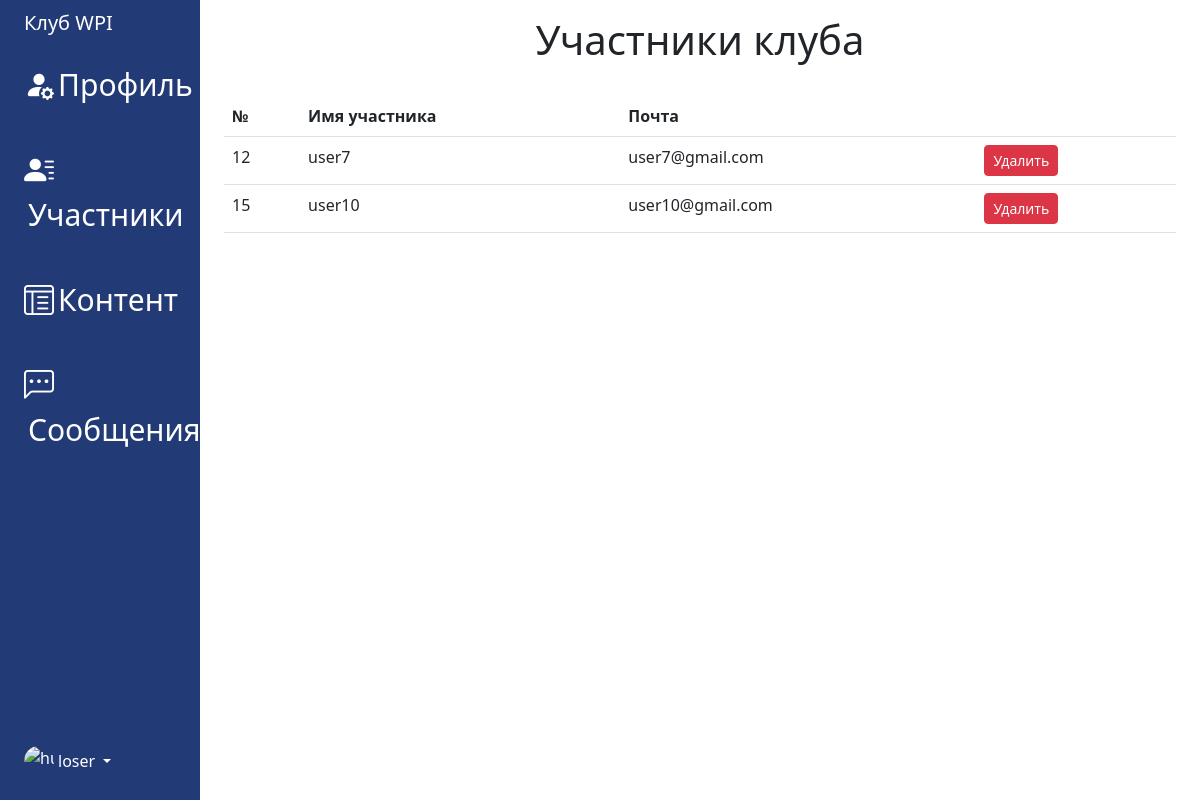
Screenshot of /dashboard/it/members/ (signed in) with the database file from the repository.
### clubs_app/models.py (models this page shows, shortened)
class ClubModel(models.Model):
    manager = models.ForeignKey(
        settings.AUTH_USER_MODEL,
        on_delete=models.CASCADE, null=True, related_name='user_system')
    title_club = models.CharField(max_length=128, null=False, blank=False)
    cat_club = models.ForeignKey('CatClubModel', on_delete=models.CASCADE)
    info_club = models.TextField()
    days_event = models.CharField(max_length=100, null=True, blank=True)
    time_event = models.CharField(max_length=100, null=True, blank=True)
    price_club = models.CharField(max_length=256, null=True, blank=True)
    member = models.ManyToManyField(settings.AUTH_USER_MODEL, related_name='member_field')
    slug_club = models.SlugField(max_length=255, unique=True, null=True)
    class Meta:
        verbose_name = 'Клубы'
        verbose_name_plural = 'Клубы'
        ordering = ['-id']

### accounts/models.py (models this page shows)
class SignUpModel(AbstractUser):
    pass

### dashboard_app/views.py (the view)
# urls.py: path('<slug:slug_club>/members/', members, name='members'),
@login_required
def members(request, slug_club):
    if check_user_club(request, slug_club):
        messages.success(request, 'Доступ закрыт')
        return check_user_club(request, slug_club)
    club = ClubModel.objects.get(slug_club=slug_club)
    context = {
        'members': club.member.all(),
        'slug_club': slug_club,
        'club_name': club.title_club,
    }
    return render(request, template_name='dashboard_app/members.html', context=context)

### dashboard_app/views.py (called while the page is built)
def check_user_club(request, slug_club):
    if not (request.user == ClubModel.objects.get(slug_club=slug_club).manager):
        return redirect('clubs_app:home_page')
    else:
        return False

### dashboard_app/templates/dashboard_app/members.html
{% extends 'dashboard_app/base.html' %}
{% block content %}
    <h1 class="text-center">Участники клуба</h1><br>
    <div class="table-responsive">
        <table class="table table-hover">
            <thead>
            <tr>
                <th scope="col">№</th>
                <th scope="col">Имя участника</th>
                <th scope="col">Почта</th>
                <th></th>
            </tr>
            </thead>
            <tbody>
            {% for member in members %}
                <tr>
                    <td style="" class="">{{ member.pk }}</td>
                    <td>{{ member.username }}</td>
                    <td>{{ member.email }}</td>
                    <td><a class="btn btn-danger btn-sm" href="{% url 'dashboard_app:delete_member' slug_club=slug_club id_member=member.pk %}">Удалить</a></td>
                </tr>
            {% endfor %}
            </tbody>
        </table>
    </div>
{% endblock content %}

### dashboard_app/templates/dashboard_app/base.html (shortened to what this page needs)
<!doctype html>
<html lang="en" data-bs-theme="auto">
<head>
    {% load static %}
    <link href="https://cdn.jsdelivr.net/npm/bootstrap@5.3.0-alpha2/dist/css/bootstrap.min.css" rel="stylesheet"
>
    <link rel="stylesheet" href="{% static 'css/dashboard.css' %}">
    <link rel="stylesheet" href="https://cdn.jsdelivr.net/npm/bootstrap-icons@1.10.4/font/bootstrap-icons.css">
    <link rel="stylesheet" href="{% static 'ckeditor/ckeditor.css' %}">
</head>
<body>
<div class="container-fluid">
    <div class="row flex-nowrap" style="min-width: 500px">
        <div class="col-auto col-md-3 col-xl-2 px-sm-2 px-0" style="background: #223A76 !important;">
            <div class="d-flex flex-column align-items-center align-items-sm-start px-3 pt-2 text-white min-vh-100">
                <a href="/" class="d-flex align-items-center pb-3 mb-md-0 me-md-auto text-white text-decoration-none">
                    <span class="fs-5 d-none d-sm-inline elements-menu" style="display: block">{{ club_name }}</span>
                </a>
                <ul class="nav nav-pills flex-column mb-sm-auto mb-0 align-items-center align-items-sm-start" id="menu">
                    <li class="nav-item">
                        <a href="{% url 'dashboard_app:profile' slug_club %}"
                           class="nav-link align-middle px-0 elements-menu">
                            <i class="bi bi-person-fill-gear"></i><span class="ms-1 d-none d-sm-inline">Профиль</span>
                        </a>
                    </li>
                    <br>
                    <li class="nav-item">
                        <a href="{% url 'dashboard_app:members' slug_club %}"
                           class="nav-link align-middle px-0 elements-menu">
                            <i class="bi bi-person-lines-fill"></i><span
                                class="ms-1 d-none d-sm-inline">Участники</span>
                        </a>
                    </li>
                    <br>
                    <li class="nav-item">
                        <a href="{% url 'dashboard_app:add_article' slug_club %}"
                           class="nav-link align-middle px-0 elements-menu">
                            <i class="bi bi-layout-text-window-reverse"></i><span class="ms-1 d-none d-sm-inline">Контент</span>
                        </a>
                    </li>
                    <br>
                    <li class="nav-item">
                        <a href="#" class="nav-link align-middle px-0 elements-menu">
                            <i class="bi bi-chat-left-dots"></i><span class="ms-1 d-none d-sm-inline">Сообщения</span>
                        </a>
                    </li>
                    <br>
                </ul>
                <div class="dropdown pb-4">
                    <a href="#" class="d-flex align-items-center text-white text-decoration-none dropdown-toggle"
                       id="dropdownUser1" data-bs-toggle="dropdown" aria-expanded="false">
                        <img src="https://github.com/mdo.png" alt="hugenerd" width="30" height="30"
                             class="rounded-circle">
                        <span class="d-none d-sm-inline mx-1">loser</span>
                    </a>
                </div>
            </div>
        </div>
        <div class="col py-3">
            <div class="container">
                {% block content %}
                {% endblock %}
            </div>
        </div>
    </div>
</div>
</body>
</html>

### dashboard_app/static/css/dashboard.css (style rules this page uses)
.elements-menu { color: white !important; font-size: 30px; }

### rows the page displays
ClubModel: title_club "Клуб WPI"
SignUpModel: pk "12", username "user7", email "user7@gmail.com"
SignUpModel: pk "15", username "user10", email "user10@gmail.com"
